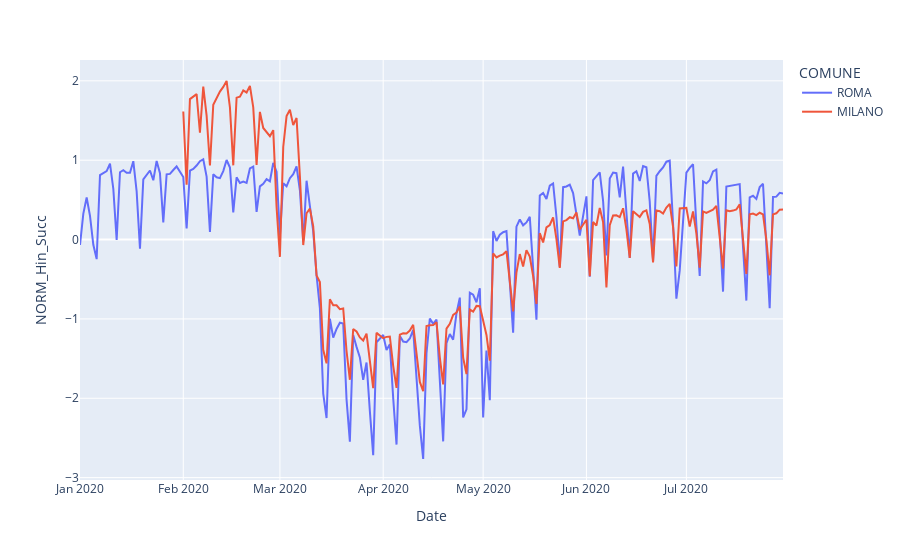

Write notebook code for a chart like this one.
### Code cell
fig = px.line(prova, x='Date', y='NORM_Hin_Succ', color='COMUNE')
fig.show()

### Figure 1 — Plotly figure (JSON) as saved in the notebook; plotly's stock layout.template omitted (floating-point values rounded to 4 significant figures; data arrays with more than 128 entries replaced by an {"elided": "..."} marker saying what was removed)
{"data": [{"hovertemplate": "COMUNE=ROMA<br>Date=%{x}<br>NORM_Hin_Succ=%{y}<extra></extra>", "legendgroup": "ROMA", "line": {"color": "#636efa", "dash": "solid"}, "mode": "lines", "name": "ROMA", "orientation": "v", "showlegend": true, "type": "scatter", "x": {"elided": "208 str values"}, "xaxis": "x", "y": {"elided": "208 float values"}, "yaxis": "y"}, {"hovertemplate": "COMUNE=MILANO<br>Date=%{x}<br>NORM_Hin_Succ=%{y}<extra></extra>", "legendgroup": "MILANO", "line": {"color": "#EF553B", "dash": "solid"}, "mode": "lines", "name": "MILANO", "orientation": "v", "showlegend": true, "type": "scatter", "x": {"elided": "177 str values"}, "xaxis": "x", "y": {"elided": "177 float values"}, "yaxis": "y"}], "layout": {"legend": {"title": {"text": "COMUNE"}, "tracegroupgap": 0}, "margin": {"t": 60}, "xaxis": {"anchor": "y", "domain": [0, 1], "title": {"text": "Date"}}, "yaxis": {"anchor": "x", "domain": [0, 1], "title": {"text": "NORM_Hin_Succ"}}}}
